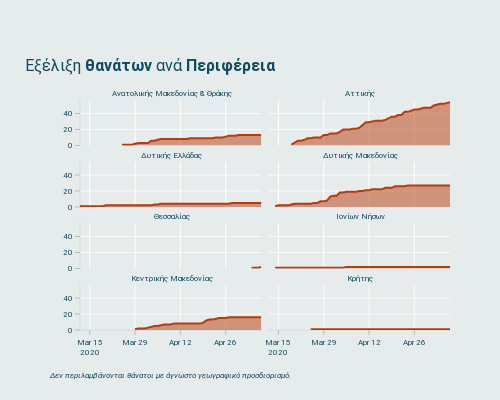

This figure's notebook cell:
### Code cell
deaths = pd.read_csv('https://docs.google.com/spreadsheets/d/e/2PACX-1vRpR8AOJaRsB5by7H3R_GijtaY06J8srELipebO5B0jYEg9pKugT3C6Rk2RSQ5eyerQl7LolshamK27/pub?gid=895893639&single=true&output=csv')
create_regions_facets('regions_facets',deaths)

### Figure 1 — Plotly figure (JSON) as saved in the notebook; plotly's stock layout.template omitted (floating-point values rounded to 4 significant figures)
{"data": [{"hoverlabel": {"namelength": 0}, "hovertemplate": "Περιφέρεια= Ανατολικής Μακεδονίας & Θράκης<br>Ημ/νία=%{x}<br>Θάνατοι συνολικά=%{y}", "legendgroup": "", "line": {"color": "#BA3A0A"}, "mode": "lines", "name": "", "orientation": "v", "showlegend": false, "stackgroup": "1", "type": "scatter", "x": ["2020-03-25T00:00:00", "2020-03-26T00:00:00", "2020-03-27T00:00:00", "2020-03-28T00:00:00", "2020-03-29T00:00:00", "2020-03-30T00:00:00", "2020-03-31T00:00:00", "2020-04-01T00:00:00", "2020-04-02T00:00:00", "2020-04-03T00:00:00", "2020-04-04T00:00:00", "2020-04-05T00:00:00", "2020-04-06T00:00:00", "2020-04-07T00:00:00", "2020-04-08T00:00:00", "2020-04-09T00:00:00", "2020-04-10T00:00:00", "2020-04-11T00:00:00", "2020-04-12T00:00:00", "2020-04-13T00:00:00", "2020-04-14T00:00:00", "2020-04-15T00:00:00", "2020-04-16T00:00:00", "2020-04-17T00:00:00", "2020-04-18T00:00:00", "2020-04-19T00:00:00", "2020-04-20T00:00:00", "2020-04-21T00:00:00", "2020-04-22T00:00:00", "2020-04-23T00:00:00", "2020-04-24T00:00:00", "2020-04-25T00:00:00", "2020-04-26T00:00:00", "2020-04-27T00:00:00", "2020-04-28T00:00:00", "2020-04-29T00:00:00", "2020-04-30T00:00:00", "2020-05-01T00:00:00", "2020-05-02T00:00:00", "2020-05-03T00:00:00", "2020-05-04T00:00:00", "2020-05-05T00:00:00", "2020-05-06T00:00:00", "2020-05-07T00:00:00"], "xaxis": "x7", "y": [1, 1, 1, 1, 2, 3, 3, 3, 3, 6, 6, 7, 8, 8, 8, 8, 8, 8, 8, 8, 8, 9, 9, 9, 9, 9, 9, 9, 9, 10, 10, 10, 11, 12, 12, 12, 13, 13, 13, 13, 13, 13, 13, 13], "yaxis": "y7"}, {"hoverlabel": {"namelength": 0}, "hovertemplate": "Περιφέρεια= Αττικής<br>Ημ/νία=%{x}<br>Θάνατοι συνολικά=%{y}", "legendgroup": "", "line": {"color": "#BA3A0A"}, "mode": "lines", "name": "", "orientation": "v", "showlegend": false, "stackgroup": "1", "type": "scatter", "x": ["2020-03-19T00:00:00", "2020-03-20T00:00:00", "2020-03-21T00:00:00", "2020-03-22T00:00:00", "2020-03-23T00:00:00", "2020-03-24T00:00:00", "2020-03-25T00:00:00", "2020-03-26T00:00:00", "2020-03-27T00:00:00", "2020-03-28T00:00:00", "2020-03-29T00:00:00", "2020-03-30T00:00:00", "2020-03-31T00:00:00", "2020-04-01T00:00:00", "2020-04-02T00:00:00", "2020-04-03T00:00:00", "2020-04-04T00:00:00", "2020-04-05T00:00:00", "2020-04-06T00:00:00", "2020-04-07T00:00:00", "2020-04-08T00:00:00", "2020-04-09T00:00:00", "2020-04-10T00:00:00", "2020-04-11T00:00:00", "2020-04-12T00:00:00", "2020-04-13T00:00:00", "2020-04-14T00:00:00", "2020-04-15T00:00:00", "2020-04-16T00:00:00", "2020-04-17T00:00:00", "2020-04-18T00:00:00", "2020-04-19T00:00:00", "2020-04-20T00:00:00", "2020-04-21T00:00:00", "2020-04-22T00:00:00", "2020-04-23T00:00:00", "2020-04-24T00:00:00", "2020-04-25T00:00:00", "2020-04-26T00:00:00", "2020-04-27T00:00:00", "2020-04-28T00:00:00", "2020-04-29T00:00:00", "2020-04-30T00:00:00", "2020-05-01T00:00:00", "2020-05-02T00:00:00", "2020-05-03T00:00:00", "2020-05-04T00:00:00", "2020-05-05T00:00:00", "2020-05-06T00:00:00", "2020-05-07T00:00:00"], "xaxis": "x8", "y": [1, 3, 6, 6, 7, 9, 9, 10, 10, 10, 13, 13, 15, 15, 15, 17, 20, 20, 20, 21, 21, 22, 25, 29, 29, 30, 31, 31, 31, 32, 34, 36, 36, 38, 38, 42, 42, 44, 45, 45, 46, 47, 47, 47, 50, 51, 52, 52, 53, 54], "yaxis": "y8"}, {"hoverlabel": {"namelength": 0}, "hovertemplate": "Περιφέρεια= Δυτικής Ελλάδας<br>Ημ/νία=%{x}<br>Θάνατοι συνολικά=%{y}", "legendgroup": "", "line": {"color": "#BA3A0A"}, "mode": "lines", "name": "", "orientation": "v", "showlegend": false, "stackgroup": "1", "type": "scatter", "x": ["2020-03-12T00:00:00", "2020-03-13T00:00:00", "2020-03-14T00:00:00", "2020-03-15T00:00:00", "2020-03-16T00:00:00", "2020-03-17T00:00:00", "2020-03-18T00:00:00", "2020-03-19T00:00:00", "2020-03-20T00:00:00", "2020-03-21T00:00:00", "2020-03-22T00:00:00", "2020-03-23T00:00:00", "2020-03-24T00:00:00", "2020-03-25T00:00:00", "2020-03-26T00:00:00", "2020-03-27T00:00:00", "2020-03-28T00:00:00", "2020-03-29T00:00:00", "2020-03-30T00:00:00", "2020-03-31T00:00:00", "2020-04-01T00:00:00", "2020-04-02T00:00:00", "2020-04-03T00:00:00", "2020-04-04T00:00:00", "2020-04-05T00:00:00", "2020-04-06T00:00:00", "2020-04-07T00:00:00", "2020-04-08T00:00:00", "2020-04-09T00:00:00", "2020-04-10T00:00:00", "2020-04-11T00:00:00", "2020-04-12T00:00:00", "2020-04-13T00:00:00", "2020-04-14T00:00:00", "2020-04-15T00:00:00", "2020-04-16T00:00:00", "2020-04-17T00:00:00", "2020-04-18T00:00:00", "2020-04-19T00:00:00", "2020-04-20T00:00:00", "2020-04-21T00:00:00", "2020-04-22T00:00:00", "2020-04-23T00:00:00", "2020-04-24T00:00:00", "2020-04-25T00:00:00", "2020-04-26T00:00:00", "2020-04-27T00:00:00", "2020-04-28T00:00:00", "2020-04-29T00:00:00", "2020-04-30T00:00:00", "2020-05-01T00:00:00", "2020-05-02T00:00:00", "2020-05-03T00:00:00", "2020-05-04T00:00:00", "2020-05-05T00:00:00", "2020-05-06T00:00:00", "2020-05-07T00:00:00"], "xaxis": "x5", "y": [1, 1, 1, 1, 1, 1, 1, 1, 2, 2, 2, 2, 2, 2, 2, 2, 2, 2, 2, 2, 2, 2, 2, 3, 3, 4, 4, 4, 4, 4, 4, 4, 4, 4, 4, 4, 4, 4, 4, 4, 4, 4, 4, 4, 4, 4, 4, 5, 5, 5, 5, 5, 5, 5, 5, 5, 5], "yaxis": "y5"}, {"hoverlabel": {"namelength": 0}, "hovertemplate": "Περιφέρεια= Δυτικής Μακεδονίας<br>Ημ/νία=%{x}<br>Θάνατοι συνολικά=%{y}", "legendgroup": "", "line": {"color": "#BA3A0A"}, "mode": "lines", "name": "", "orientation": "v", "showlegend": false, "stackgroup": "1", "type": "scatter", "x": ["2020-03-14T00:00:00", "2020-03-15T00:00:00", "2020-03-16T00:00:00", "2020-03-17T00:00:00", "2020-03-18T00:00:00", "2020-03-19T00:00:00", "2020-03-20T00:00:00", "2020-03-21T00:00:00", "2020-03-22T00:00:00", "2020-03-23T00:00:00", "2020-03-24T00:00:00", "2020-03-25T00:00:00", "2020-03-26T00:00:00", "2020-03-27T00:00:00", "2020-03-28T00:00:00", "2020-03-29T00:00:00", "2020-03-30T00:00:00", "2020-03-31T00:00:00", "2020-04-01T00:00:00", "2020-04-02T00:00:00", "2020-04-03T00:00:00", "2020-04-04T00:00:00", "2020-04-05T00:00:00", "2020-04-06T00:00:00", "2020-04-07T00:00:00", "2020-04-08T00:00:00", "2020-04-09T00:00:00", "2020-04-10T00:00:00", "2020-04-11T00:00:00", "2020-04-12T00:00:00", "2020-04-13T00:00:00", "2020-04-14T00:00:00", "2020-04-15T00:00:00", "2020-04-16T00:00:00", "2020-04-17T00:00:00", "2020-04-18T00:00:00", "2020-04-19T00:00:00", "2020-04-20T00:00:00", "2020-04-21T00:00:00", "2020-04-22T00:00:00", "2020-04-23T00:00:00", "2020-04-24T00:00:00", "2020-04-25T00:00:00", "2020-04-26T00:00:00", "2020-04-27T00:00:00", "2020-04-28T00:00:00", "2020-04-29T00:00:00", "2020-04-30T00:00:00", "2020-05-01T00:00:00", "2020-05-02T00:00:00", "2020-05-03T00:00:00", "2020-05-04T00:00:00", "2020-05-05T00:00:00", "2020-05-06T00:00:00", "2020-05-07T00:00:00"], "xaxis": "x6", "y": [1, 2, 2, 2, 2, 3, 4, 4, 4, 4, 4, 4, 5, 5, 7, 7, 8, 13, 14, 14, 18, 18, 19, 19, 19, 19, 20, 20, 21, 21, 22, 22, 22, 22, 24, 24, 24, 26, 26, 26, 26, 27, 27, 27, 27, 27, 27, 27, 27, 27, 27, 27, 27, 27, 27], "yaxis": "y6"}, {"hoverlabel": {"namelength": 0}, "hovertemplate": "Περιφέρεια= Θεσσαλίας<br>Ημ/νία=%{x}<br>Θάνατοι συνολικά=%{y}", "legendgroup": "", "line": {"color": "#BA3A0A"}, "mode": "lines", "name": "", "orientation": "v", "showlegend": false, "stackgroup": "1", "type": "scatter", "x": ["2020-05-04T00:00:00", "2020-05-05T00:00:00", "2020-05-06T00:00:00", "2020-05-07T00:00:00"], "xaxis": "x3", "y": [1, 1, 1, 2], "yaxis": "y3"}, {"hoverlabel": {"namelength": 0}, "hovertemplate": "Περιφέρεια= Ιονίων Νήσων<br>Ημ/νία=%{x}<br>Θάνατοι συνολικά=%{y}", "legendgroup": "", "line": {"color": "#BA3A0A"}, "mode": "lines", "name": "", "orientation": "v", "showlegend": false, "stackgroup": "1", "type": "scatter", "x": ["2020-03-14T00:00:00", "2020-03-15T00:00:00", "2020-03-16T00:00:00", "2020-03-17T00:00:00", "2020-03-18T00:00:00", "2020-03-19T00:00:00", "2020-03-20T00:00:00", "2020-03-21T00:00:00", "2020-03-22T00:00:00", "2020-03-23T00:00:00", "2020-03-24T00:00:00", "2020-03-25T00:00:00", "2020-03-26T00:00:00", "2020-03-27T00:00:00", "2020-03-28T00:00:00", "2020-03-29T00:00:00", "2020-03-30T00:00:00", "2020-03-31T00:00:00", "2020-04-01T00:00:00", "2020-04-02T00:00:00", "2020-04-03T00:00:00", "2020-04-04T00:00:00", "2020-04-05T00:00:00", "2020-04-06T00:00:00", "2020-04-07T00:00:00", "2020-04-08T00:00:00", "2020-04-09T00:00:00", "2020-04-10T00:00:00", "2020-04-11T00:00:00", "2020-04-12T00:00:00", "2020-04-13T00:00:00", "2020-04-14T00:00:00", "2020-04-15T00:00:00", "2020-04-16T00:00:00", "2020-04-17T00:00:00", "2020-04-18T00:00:00", "2020-04-19T00:00:00", "2020-04-20T00:00:00", "2020-04-21T00:00:00", "2020-04-22T00:00:00", "2020-04-23T00:00:00", "2020-04-24T00:00:00", "2020-04-25T00:00:00", "2020-04-26T00:00:00", "2020-04-27T00:00:00", "2020-04-28T00:00:00", "2020-04-29T00:00:00", "2020-04-30T00:00:00", "2020-05-01T00:00:00", "2020-05-02T00:00:00", "2020-05-03T00:00:00", "2020-05-04T00:00:00", "2020-05-05T00:00:00", "2020-05-06T00:00:00", "2020-05-07T00:00:00"], "xaxis": "x4", "y": [1, 1, 1, 1, 1, 1, 1, 1, 1, 1, 1, 1, 1, 1, 1, 1, 1, 1, 1, 1, 1, 1, 2, 2, 2, 2, 2, 2, 2, 2, 2, 2, 2, 2, 2, 2, 2, 2, 2, 2, 2, 2, 2, 2, 2, 2, 2, 2, 2, 2, 2, 2, 2, 2, 2], "yaxis": "y4"}, {"hoverlabel": {"namelength": 0}, "hovertemplate": "Περιφέρεια= Κεντρικής Μακεδονίας<br>Ημ/νία=%{x}<br>Θάνατοι συνολικά=%{y}", "legendgroup": "", "line": {"color": "#BA3A0A"}, "mode": "lines", "name": "", "orientation": "v", "showlegend": false, "stackgroup": "1", "type": "scatter", "x": ["2020-03-29T00:00:00", "2020-03-30T00:00:00", "2020-03-31T00:00:00", "2020-04-01T00:00:00", "2020-04-02T00:00:00", "2020-04-03T00:00:00", "2020-04-04T00:00:00", "2020-04-05T00:00:00", "2020-04-06T00:00:00", "2020-04-07T00:00:00", "2020-04-08T00:00:00", "2020-04-09T00:00:00", "2020-04-10T00:00:00", "2020-04-11T00:00:00", "2020-04-12T00:00:00", "2020-04-13T00:00:00", "2020-04-14T00:00:00", "2020-04-15T00:00:00", "2020-04-16T00:00:00", "2020-04-17T00:00:00", "2020-04-18T00:00:00", "2020-04-19T00:00:00", "2020-04-20T00:00:00", "2020-04-21T00:00:00", "2020-04-22T00:00:00", "2020-04-23T00:00:00", "2020-04-24T00:00:00", "2020-04-25T00:00:00", "2020-04-26T00:00:00", "2020-04-27T00:00:00", "2020-04-28T00:00:00", "2020-04-29T00:00:00", "2020-04-30T00:00:00", "2020-05-01T00:00:00", "2020-05-02T00:00:00", "2020-05-03T00:00:00", "2020-05-04T00:00:00", "2020-05-05T00:00:00", "2020-05-06T00:00:00", "2020-05-07T00:00:00"], "xaxis": "x", "y": [1, 2, 2, 2, 3, 4, 5, 5, 6, 7, 7, 7, 8, 8, 8, 8, 8, 8, 8, 8, 8, 9, 12, 13, 13, 14, 15, 15, 15, 16, 16, 16, 16, 16, 16, 16, 16, 16, 16, 16], "yaxis": "y"}, {"hoverlabel": {"namelength": 0}, "hovertemplate": "Περιφέρεια= Κρήτης<br>Ημ/νία=%{x}<br>Θάνατοι συνολικά=%{y}", "legendgroup": "", "line": {"color": "#BA3A0A"}, "mode": "lines", "name": "", "orientation": "v", "showlegend": false, "stackgroup": "1", "type": "scatter", "x": ["2020-03-25T00:00:00", "2020-03-26T00:00:00", "2020-03-27T00:00:00", "2020-03-28T00:00:00", "2020-03-29T00:00:00", "2020-03-30T00:00:00", "2020-03-31T00:00:00", "2020-04-01T00:00:00", "2020-04-02T00:00:00", "2020-04-03T00:00:00", "2020-04-04T00:00:00", "2020-04-05T00:00:00", "2020-04-06T00:00:00", "2020-04-07T00:00:00", "2020-04-08T00:00:00", "2020-04-09T00:00:00", "2020-04-10T00:00:00", "2020-04-11T00:00:00", "2020-04-12T00:00:00", "2020-04-13T00:00:00", "2020-04-14T00:00:00", "2020-04-15T00:00:00", "2020-04-16T00:00:00", "2020-04-17T00:00:00", "2020-04-18T00:00:00", "2020-04-19T00:00:00", "2020-04-20T00:00:00", "2020-04-21T00:00:00", "2020-04-22T00:00:00", "2020-04-23T00:00:00", "2020-04-24T00:00:00", "2020-04-25T00:00:00", "2020-04-26T00:00:00", "2020-04-27T00:00:00", "2020-04-28T00:00:00", "2020-04-29T00:00:00", "2020-04-30T00:00:00", "2020-05-01T00:00:00", "2020-05-02T00:00:00", "2020-05-03T00:00:00", "2020-05-04T00:00:00", "2020-05-05T00:00:00", "2020-05-06T00:00:00", "2020-05-07T00:00:00"], "xaxis": "x2", "y": [1, 1, 1, 1, 1, 1, 1, 1, 1, 1, 1, 1, 1, 1, 1, 1, 1, 1, 1, 1, 1, 1, 1, 1, 1, 1, 1, 1, 1, 1, 1, 1, 1, 1, 1, 1, 1, 1, 1, 1, 1, 1, 1, 1], "yaxis": "y2"}], "layout": {"annotations": [{"font": {"color": "#114B5F", "family": "Roboto", "size": 8}, "showarrow": false, "text": " Κεντρικής Μακεδονίας", "x": 0.245, "xanchor": "center", "xref": "paper", "y": 0.1975, "yanchor": "bottom", "yref": "paper"}, {"font": {"color": "#114B5F", "family": "Roboto", "size": 8}, "showarrow": false, "text": " Κρήτης", "x": 0.755, "xanchor": "center", "xref": "paper", "y": 0.1975, "yanchor": "bottom", "yref": "paper"}, {"font": {"color": "#114B5F", "family": "Roboto", "size": 8}, "showarrow": false, "text": " Θεσσαλίας", "x": 0.245, "xanchor": "center", "xref": "paper", "y": 0.465, "yanchor": "bottom", "yref": "paper"}, {"font": {"color": "#114B5F", "family": "Roboto", "size": 8}, "showarrow": false, "text": " Ιονίων Νήσων", "x": 0.755, "xanchor": "center", "xref": "paper", "y": 0.465, "yanchor": "bottom", "yref": "paper"}, {"font": {"color": "#114B5F", "family": "Roboto", "size": 8}, "showarrow": false, "text": " Δυτικής Ελλάδας", "x": 0.245, "xanchor": "center", "xref": "paper", "y": 0.7325, "yanchor": "bottom", "yref": "paper"}, {"font": {"color": "#114B5F", "family": "Roboto", "size": 8}, "showarrow": false, "text": " Δυτικής Μακεδονίας", "x": 0.755, "xanchor": "center", "xref": "paper", "y": 0.7325, "yanchor": "bottom", "yref": "paper"}, {"font": {"color": "#114B5F", "family": "Roboto", "size": 8}, "showarrow": false, "text": " Ανατολικής Μακεδονίας & Θράκης", "x": 0.245, "xanchor": "center", "xref": "paper", "y": 1, "yanchor": "bottom", "yref": "paper"}, {"font": {"color": "#114B5F", "family": "Roboto", "size": 8}, "showarrow": false, "text": " Αττικής", "x": 0.755, "xanchor": "center", "xref": "paper", "y": 1, "yanchor": "bottom", "yref": "paper"}], "height": 400, "hoverlabel": {"font": {"family": "Roboto", "size": 8}}, "hovermode": "closest", "legend": {"tracegroupgap": 0}, "margin": {"b": 70, "pad": 0, "r": 50, "t": 100}, "paper_bgcolor": "#E6ECEC", "plot_bgcolor": "#E6ECEC", "showlegend": false, "title": {"font": {"color": "#114B5F", "family": "Roboto", "size": 16}, "text": "<br>Εξέλιξη <b>θανάτων</b> ανά <b>Περιφέρεια</b>"}, "width": 500, "xaxis": {"anchor": "y", "domain": [0, 0.49], "gridcolor": "#F8FAFA", "linecolor": "#114B5F", "linewidth": 0.1, "showgrid": true, "showline": true, "showticklabels": true, "tickcolor": "#BBBBBB", "tickfont": {"color": "#114B5F", "family": "Roboto", "size": 8}, "ticks": "outside", "title": {"font": {"color": "#114B5F", "family": "Roboto", "size": 8}, "text": "<i>Δεν περιλαμβάνονται θάνατοι με άγνωστο γεωγραφικό προσδιορισμό.</i>"}, "zeroline": false}, "xaxis2": {"anchor": "y2", "domain": [0.51, 1], "gridcolor": "#F8FAFA", "linecolor": "#114B5F", "linewidth": 0.1, "matches": "x", "showgrid": true, "showline": true, "showticklabels": true, "tickcolor": "#BBBBBB", "tickfont": {"color": "#114B5F", "family": "Roboto", "size": 8}, "ticks": "outside", "title": {"text": ""}, "zeroline": false}, "xaxis3": {"anchor": "y3", "domain": [0, 0.49], "matches": "x", "showticklabels": false}, "xaxis4": {"anchor": "y4", "domain": [0.51, 1], "matches": "x", "showticklabels": false}, "xaxis5": {"anchor": "y5", "domain": [0, 0.49], "matches": "x", "showticklabels": false}, "xaxis6": {"anchor": "y6", "domain": [0.51, 1], "matches": "x", "showticklabels": false}, "xaxis7": {"anchor": "y7", "domain": [0, 0.49], "matches": "x", "showticklabels": false}, "xaxis8": {"anchor": "y8", "domain": [0.51, 1], "matches": "x", "showticklabels": false}, "yaxis": {"anchor": "x", "domain": [0, 0.1975], "gridcolor": "#F8FAFA", "linecolor": "#114B5F", "linewidth": 0.1, "showgrid": true, "showline": true, "showticklabels": true, "tickcolor": "#BBBBBB", "tickfont": {"color": "#114B5F", "family": "Roboto", "size": 8}, "ticks": "outside", "title": {"text": ""}, "zeroline": false}, "yaxis2": {"anchor": "x2", "domain": [0, 0.1975], "gridcolor": "#F8FAFA", "linecolor": "#114B5F", "linewidth": 0.1, "matches": "y", "showgrid": true, "showline": false, "showticklabels": false, "tickcolor": "#BBBBBB", "tickfont": {"color": "#114B5F", "family": "Roboto", "size": 8}, "zeroline": false}, "yaxis3": {"anchor": "x3", "domain": [0.2675, 0.465], "gridcolor": "#F8FAFA", "linecolor": "#114B5F", "linewidth": 0.1, "matches": "y", "showgrid": true, "showline": true, "showticklabels": true, "tickcolor": "#BBBBBB", "tickfont": {"color": "#114B5F", "family": "Roboto", "size": 8}, "ticks": "outside", "title": {"text": ""}, "zeroline": false}, "yaxis4": {"anchor": "x4", "domain": [0.2675, 0.465], "gridcolor": "#F8FAFA", "linecolor": "#114B5F", "linewidth": 0.1, "matches": "y", "showgrid": true, "showline": false, "showticklabels": false, "tickcolor": "#BBBBBB", "tickfont": {"color": "#114B5F", "family": "Roboto", "size": 8}, "zeroline": false}, "yaxis5": {"anchor": "x5", "domain": [0.535, 0.7325], "gridcolor": "#F8FAFA", "linecolor": "#114B5F", "linewidth": 0.1, "matches": "y", "showgrid": true, "showline": true, "showticklabels": true, "tickcolor": "#BBBBBB", "tickfont": {"color": "#114B5F", "family": "Roboto", "size": 8}, "ticks": "outside", "title": {"font": {"color": "#114B5F", "family": "Roboto", "size": 8}, "text": ""}, "zeroline": false}, "yaxis6": {"anchor": "x6", "domain": [0.535, 0.7325], "gridcolor": "#F8FAFA", "linecolor": "#114B5F", "linewidth": 0.1, "matches": "y", "showgrid": true, "showline": false, "showticklabels": false, "tickcolor": "#BBBBBB", "tickfont": {"color": "#114B5F", "family": "Roboto", "size": 8}, "zeroline": false}, "yaxis7": {"anchor": "x7", "domain": [0.8025, 1], "gridcolor": "#F8FAFA", "linecolor": "#114B5F", "linewidth": 0.1, "matches": "y", "showgrid": true, "showline": true, "showticklabels": true, "tickcolor": "#BBBBBB", "tickfont": {"color": "#114B5F", "family": "Roboto", "size": 8}, "ticks": "outside", "title": {"text": ""}, "zeroline": false}, "yaxis8": {"anchor": "x8", "domain": [0.8025, 1], "gridcolor": "#F8FAFA", "linecolor": "#114B5F", "linewidth": 0.1, "matches": "y", "showgrid": true, "showline": false, "showticklabels": false, "tickcolor": "#BBBBBB", "tickfont": {"color": "#114B5F", "family": "Roboto", "size": 8}, "zeroline": false}}}
